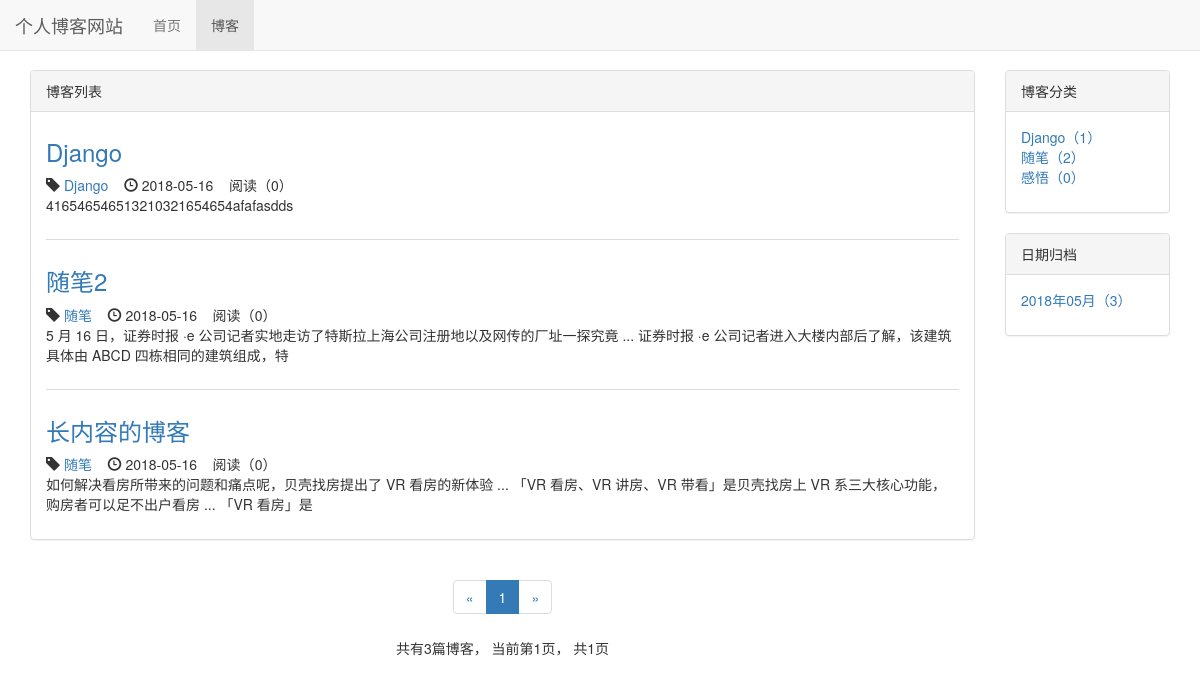
Page /blog/ on the earlier database version.
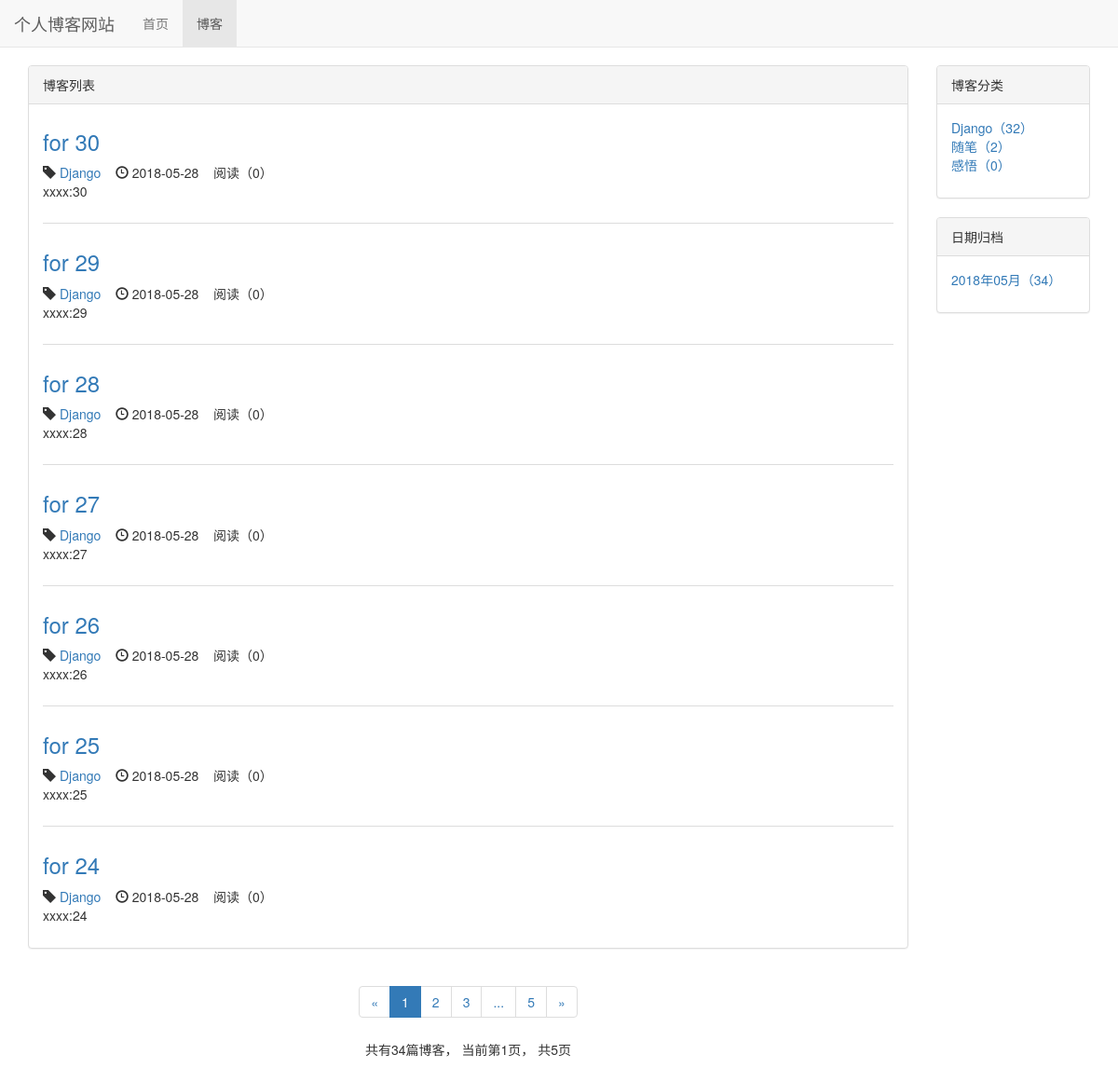
Same page on the later database version.
### blog/models.py (models this page shows, shortened)
class Blog(models.Model, ReadNumExpandMethod):
    title = models.CharField(max_length=50)
    blog_type = models.ForeignKey(BlogType, on_delete=models.DO_NOTHING)
    content = RichTextUploadingField()
    author = models.ForeignKey(User, on_delete=models.DO_NOTHING)
    created_time = models.DateTimeField(auto_now_add=True)
    last_updated_time = models.DateTimeField(auto_now=True)
    class Meta:
        ordering = ['-created_time']

class BlogType(models.Model):
    type_name = models.CharField(max_length=15)
    def __str__(self):
        return self.type_name

### blog/views.py (the view)
# urls.py: path('', views.blog_list, name = "blog_list"),
def blog_list(request):
    blogs_all_list = Blog.objects.all()
    context = get_blog_list_common_data(request, blogs_all_list)
    return render_to_response('blog/blog_list.html',context)

### read_statistics/models.py (called while the page is built)
    def get_read_num(self):
        try:
            ct = ContentType.objects.get_for_model(self)
            readnum = ReadNum.objects.get(content_type = ct, object_id = self.pk)
            return readnum.read_num
        except exceptions.ObjectDoesNotExist:
            return 0

### blog/templates/blog/blog_list.html (shortened to what this page needs)
{% extends 'base.html' %}
{% block nav_blog_active %}active{% endblock %}
{% load staticfiles %}
{% block header_extends %}
	<link rel="stylesheet" href="{% static 'blog/blog.css' %}">
{% endblock %}
{% block content %}
	<div class="container">
		<div class="row">
			<div class="col-xs-12 col-sm-8 col-md-9 col-lg-10">
				<div class="panel panel-default">
					<div class="panel-heading">{% block blog_list_title %}博客列表{% endblock %} </div>
					<div class="panel-body">
						{% for blog in blogs %}
						<div class="blog">
							<h3><a href="{% url 'blog_detail' blog.pk %}">{{ blog.title }}</a></h3>
							<p class="blog-info">
								<span class="glyphicon glyphicon-tag"></span> <a href="{% url 'blogs_with_type' blog.blog_type.pk %}">{{ blog.blog_type }}</a> &nbsp;&nbsp;
								<span class="glyphicon glyphicon-time"></span> {{ blog.created_time|date:"Y-m-d" }}
								&nbsp;&nbsp;
								阅读（{{ blog.get_read_num }}）
							</p>
							<p>{{ blog.content|striptags|safe|truncatechars:100 }}</p>
						</div>
						{% empty %}
							<div class="blog">
							<h3>暂无博客，敬请期待</h3>
							</div>
						{% endfor%}
					</div>
				</div>
				<div class="paginator">
					 <ul class="pagination">
					    <li>
					    	{% if page_of_blogs.has_previous %}
						    	<a href="?page={{ page_of_blogs.previous_page_number }}" aria-label="Previous">
						    		<span aria-hidden="true">&laquo;</span>
						    	</a>
					    	{% else %}
						    	<span aria-hidden="true">&laquo;</span>
					    	{% endif %}
					    </li>
					    {% for page_num in page_range %}
					    	{% if page_num ==  page_of_blogs.number %}
								<li class="active"><span>{{ page_num }}</span></li>
					    	{% else %}
					    		{% if page_num == '...' %}
									<li><span>{{ page_num }}</span></li>
					    		{% else %}
									<li><a href="?page={{ page_num }}">{{ page_num }}</a></li>
					    		{% endif %}
					    	{% endif %}
						{% endfor %}
					    <li>
					    	{% if page_of_blogs.has_next %}
						    	<a href="?page={{ page_of_blogs.next_page_number }}" aria-label="Next">
						    		<span aria-hidden="true">&raquo;</span>
						    	</a>
					    	{% else %}
						    	<span aria-hidden="true">&raquo;</span>
					    	{% endif %}
					    </li>
					  </ul>
					  <p>
					  	共有{{ page_of_blogs.paginator.count }}篇博客，
					  	当前第{{ page_of_blogs.number }}页，
					  	共{{ page_of_blogs.paginator.num_pages }}页
					  </p>
				</div>
			</div>
			<div class="hidden-xs col-sm-4 col-md-3 col-lg-2">
				<div class="panel panel-default">
					<div class="panel-heading">博客分类</div>
					<div class="panel-body">
						<ul class="blog-types">
							{% for blog_type in blog_types %}
								<li>
									<a href="{% url 'blogs_with_type' blog_type.pk %}">
									{{ blog_type.type_name }}（{{ blog_type.blog_count }}）
									</a>
								</li>
							{% empty %}
								<li>暂无分类</li>
							{% endfor %}
						</ul>
				    </div>
				</div>
				<div class="panel panel-default">
					<div class="panel-heading">日期归档</div>
					<div class="panel-body">
						<ul>
							{% for blog_date, blog_count in blog_dates.items %}
								<li>
									<a href="{% url 'blogs_with_date' blog_date.year blog_date.month %}">
										{{ blog_date|date:"Y年m月" }}（{{ blog_count }}）
									</a>
								</li>
							{% endfor %}
						</ul>
					</div>
				</div>
			</div>
		</div>
	</div>
{% endblock %}

Differences in the rows shown:
no longer on this page (row unchanged): Blog: title "Django", blog_type "Django", created_time "2018-05-16", get_read_num "0", content "416546546513210321654654afafasdds"
no longer on this page (row unchanged): Blog: title "随笔2", blog_type "随笔", created_time "2018-05-16", get_read_num "0", content "5 月 16 日，证券时报 ·e 公司记者实地走访了特斯拉上海公司注册地以及网传的厂址一探究竟 ... 证券时报 ·e 公司记者进入大楼内部后了解，该建筑具体由 ABCD 四栋相同的建筑组成，特"
no longer on this page (row unchanged): Blog: title "长内容的博客", blog_type "随笔", created_time "2018-05-16", get_read_num "0", content "如何解决看房所带来的问题和痛点呢，贝壳找房提出了 VR 看房的新体验 ... 「VR 看房、VR 讲房、VR 带看」是贝壳找房上 VR 系三大核心功能，购房者可以足不出户看房 ... 「VR 看房」是"
added Blog: title "for 30", blog_type "Django", created_time "2018-05-28", get_read_num "0", content "xxxx:30"
added Blog: title "for 29", blog_type "Django", created_time "2018-05-28", get_read_num "0", content "xxxx:29"
added Blog: title "for 28", blog_type "Django", created_time "2018-05-28", get_read_num "0", content "xxxx:28"
added Blog: title "for 27", blog_type "Django", created_time "2018-05-28", get_read_num "0", content "xxxx:27"
added Blog: title "for 26", blog_type "Django", created_time "2018-05-28", get_read_num "0", content "xxxx:26"
added Blog: title "for 25", blog_type "Django", created_time "2018-05-28", get_read_num "0", content "xxxx:25"
added Blog: title "for 24", blog_type "Django", created_time "2018-05-28", get_read_num "0", content "xxxx:24"
computed for BlogType "Django": blog_count "1" → "32"
Other differences:
{{ page_of_blogs.paginator.count }}: "3" → "34"
{{ page_of_blogs.paginator.num_pages }}: "1" → "5"
new list line: "2"
new list line: "3"
new list line: "5"
new list line: "2018年05月 （ 34 ）"
list line gone: "2018年05月 （ 3 ）"
